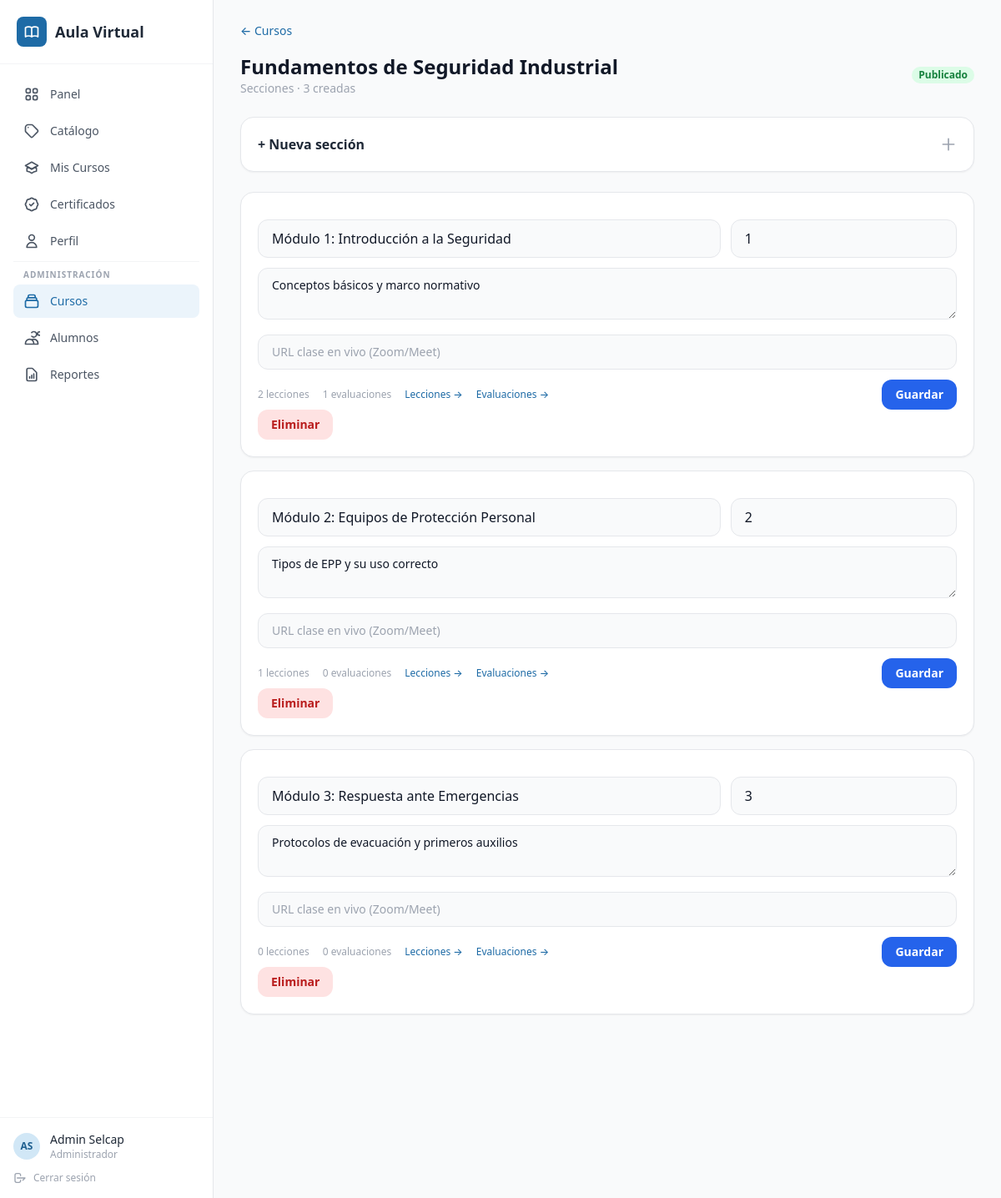
/admin/sections.php?course_id=1 (signed in), run on the app's committed database.
### tables this page shows
CREATE TABLE users (
    id INT AUTO_INCREMENT PRIMARY KEY,
    email VARCHAR(255) NOT NULL UNIQUE,
    password_hash VARCHAR(255) NOT NULL,
    first_name VARCHAR(100) NOT NULL,
    last_name VARCHAR(100) NOT NULL,
    role ENUM('admin','student') DEFAULT 'student',
    is_active TINYINT(1) DEFAULT 1,
    created_at TIMESTAMP DEFAULT CURRENT_TIMESTAMP
);

CREATE TABLE courses (
    id INT AUTO_INCREMENT PRIMARY KEY,
    title VARCHAR(255) NOT NULL,
    description TEXT,
    thumbnail_url VARCHAR(500),
    sku VARCHAR(100) UNIQUE,
    is_sequential TINYINT(1) DEFAULT 0,
    passing_grade INT DEFAULT 70,
    status ENUM('draft','published','archived') DEFAULT 'published',
    created_at TIMESTAMP DEFAULT CURRENT_TIMESTAMP
);

CREATE TABLE sections (
    id INT AUTO_INCREMENT PRIMARY KEY,
    course_id INT NOT NULL,
    title VARCHAR(255) NOT NULL,
    description TEXT,
    live_url VARCHAR(500),
    sort_order INT DEFAULT 0,
    FOREIGN KEY (course_id) REFERENCES courses(id) ON DELETE CASCADE
);

### includes/auth.php (called while the page is built, shortened)
<?php
require_once __DIR__ . '/config.php';
function isLoggedIn(): bool {
    return isset($_SESSION['user_id']);
}
function currentUser(): ?array {
    try {
        $stmt = db()->prepare('SELECT id, email, first_name, last_name, role FROM users WHERE id = ? AND is_active = 1');
        $stmt->execute([$_SESSION['user_id']]);
        return $stmt->fetch() ?: null;
    } catch (PDOException $e) {
        return null;
    }
}

### includes/config.php (called while the page is built, shortened)
<?php
function db(): PDO {
    static $pdo = null;
    if ($pdo === null) {
        $dsn = sprintf('mysql:host=%s;dbname=%s;charset=%s', DB_HOST, DB_NAME, DB_CHARSET);
        $pdo = new PDO($dsn, DB_USER, DB_PASS, [
            PDO::ATTR_ERRMODE => PDO::ERRMODE_EXCEPTION,
            PDO::ATTR_DEFAULT_FETCH_MODE => PDO::FETCH_ASSOC,
            PDO::ATTR_EMULATE_PREPARES => false,
        ]);
    }
    return $pdo;
}

### admin/sections.php (the view, shortened to what this page needs)
<?php
require_once __DIR__ . '/../includes/auth.php';
$pdo = db();
$courseId = (int)($_GET['course_id'] ?? 0);
$courseStmt = $pdo->prepare('SELECT * FROM courses WHERE id=?');
$courseStmt->execute([$courseId]);
$course = $courseStmt->fetch();
$sectionsStmt = $pdo->prepare('SELECT s.*,
    (SELECT COUNT(*) FROM lessons WHERE section_id=s.id) as lesson_count,
    (SELECT COUNT(*) FROM evaluations WHERE section_id=s.id) as eval_count
    FROM sections s WHERE s.course_id=? ORDER BY s.sort_order');
$sectionsStmt->execute([$courseId]);
$sections = $sectionsStmt->fetchAll();
$currentPage = 'cursos';
require __DIR__ . '/../includes/header.php';
?>
<div class="mb-4">
  <a href="<?= BASE_URL ?>/admin/courses.php" class="text-sm text-selcap-600 font-medium hover:underline">← Cursos</a>
</div>
<div class="flex items-center justify-between mb-6">
  <div>
    <h1 class="text-2xl font-extrabold text-gray-900"><?= htmlspecialchars($course['title']) ?></h1>
    <p class="text-sm text-gray-400">Secciones · <?= count($sections) ?> creadas</p>
  </div>
  <span class="inline-flex px-2 py-0.5 rounded-full text-xs font-semibold <?= $course['status']==='published'?'bg-green-100 text-green-700':'bg-amber-100 text-amber-700' ?>">
    <?= $course['status']==='published'?'Publicado':'Borrador' ?>
  </span>
</div>
<details class="bg-white rounded-2xl shadow-sm border border-gray-200 mb-6 group">
  <summary class="p-5 cursor-pointer list-none flex items-center justify-between select-none">
    <h2 class="font-bold text-gray-800">+ Nueva sección</h2>
    <svg class="w-5 h-5 text-gray-400 group-open:rotate-45 transition-transform" fill="none" viewBox="0 0 24 24" stroke="currentColor"><path stroke-linecap="round" stroke-linejoin="round" stroke-width="2" d="M12 4v16m8-8H4"/></svg>
  </summary>
</details>
<div class="space-y-4">
  <?php foreach ($sections as $sec): ?>
    <div class="bg-white rounded-2xl shadow-sm border border-gray-200 p-5">
      <form method="POST" class="space-y-3">
        <div class="grid grid-cols-1 sm:grid-cols-3 gap-3">
          <input type="text" name="title" value="<?= htmlspecialchars($sec['title']) ?>"
                 class="sm:col-span-2 px-4 py-2.5 bg-gray-50 border border-gray-200 rounded-xl text-gray-900 focus:outline-none focus:ring-2 focus:ring-selcap-500 font-medium">
          <input type="number" name="sort_order" value="<?= $sec['sort_order'] ?>"
                 class="px-4 py-2.5 bg-gray-50 border border-gray-200 rounded-xl text-gray-900 focus:outline-none focus:ring-2 focus:ring-selcap-500">
        </div>
        <textarea name="description" rows="2"
                  class="w-full px-4 py-2.5 bg-gray-50 border border-gray-200 rounded-xl text-gray-900 focus:outline-none focus:ring-2 focus:ring-selcap-500 text-sm wysiwyg-sm"><?= htmlspecialchars($sec['description'] ?? '') ?></textarea>
        <input type="text" name="live_url" value="<?= htmlspecialchars($sec['live_url'] ?? '') ?>" placeholder="URL clase en vivo (Zoom/Meet)"
               class="w-full px-4 py-2.5 bg-gray-50 border border-gray-200 rounded-xl text-gray-900 focus:outline-none focus:ring-2 focus:ring-selcap-500 text-sm">
        <div class="flex items-center justify-between">
          <div class="flex items-center gap-4 text-xs text-gray-400">
            <span><?= $sec['lesson_count'] ?> lecciones</span>
            <span><?= $sec['eval_count'] ?> evaluaciones</span>
            <a href="<?= BASE_URL ?>/admin/lessons.php?section_id=<?= $sec['id'] ?>" class="text-selcap-600 font-medium hover:underline">Lecciones →</a>
            <a href="<?= BASE_URL ?>/admin/evaluations.php?course_id=<?= $courseId ?>" class="text-selcap-600 font-medium hover:underline">Evaluaciones →</a>
          </div>
          <div class="flex items-center gap-2">
            <button type="submit" class="bg-blue-600 hover:bg-blue-700 text-white font-semibold px-4 py-2 rounded-xl transition-colors text-sm">Guardar</button>
          </div>
        </div>
      </form>
      <form method="POST" onsubmit="return confirm('¿Eliminar esta sección?')" class="inline mt-2">
        <button type="submit" class="bg-red-100 hover:bg-red-200 text-red-700 font-semibold px-4 py-2 rounded-xl transition-colors text-sm">Eliminar</button>
      </form>
    </div>
  <?php endforeach; ?>
</div>
<?php require __DIR__ . '/../includes/footer.php'; ?>

### includes/header.php (shortened to what this page needs)
<?php
require_once __DIR__ . '/auth.php';
$user = currentUser();
$isAdmin = $user && $user['role'] === 'admin';
$currentPage = $currentPage ?? '';
?>
<!DOCTYPE html>
<html lang="es">
<head>
  <script src="https://cdn.tailwindcss.com"></script>
</head>
<body class="bg-neutral-50 min-h-screen">
<div class="flex min-h-screen">
  <aside class="w-64 bg-white border-r border-neutral-200 hidden lg:flex flex-col shrink-0">
    <div class="p-5 border-b border-neutral-100">
      <a href="<?= BASE_URL ?>/dashboard.php" class="flex items-center gap-2.5 no-underline">
        <div class="w-9 h-9 bg-primary-600 rounded-lg flex items-center justify-center">
        </div>
        <span class="font-bold text-neutral-800 text-lg">Aula Virtual</span>
      </a>
    </div>
    <nav class="flex-1 p-4 space-y-1">
      <a href="<?= BASE_URL ?>/dashboard.php" class="flex items-center gap-3 px-3 py-2.5 rounded-lg text-sm font-medium transition-colors
        <?= $currentPage === 'dashboard' ? 'bg-primary-50 text-primary-600' : 'text-neutral-600 hover:bg-neutral-100' ?>">
        Panel
      </a>
      <a href="<?= BASE_URL ?>/catalogo.php" class="flex items-center gap-3 px-3 py-2.5 rounded-lg text-sm font-medium transition-colors
        <?= $currentPage === 'catalogo' ? 'bg-primary-50 text-primary-600' : 'text-neutral-600 hover:bg-neutral-100' ?>">
        <svg class="w-5 h-5" fill="none" viewBox="0 0 24 24" stroke="currentColor"><path stroke-linecap="round" stroke-linejoin="round" stroke-width="2" d="M7 7h.01M7 3h5c.512 0 1.024.195 1.414.586l7 7a2 2 0 010 2.828l-7 7a2 2 0 01-2.828 0l-7-7A1.994 1.994 0 013 12V7a4 4 0 014-4z"/></svg>
        Catálogo
      </a>
      <a href="<?= BASE_URL ?>/mis-cursos.php" class="flex items-center gap-3 px-3 py-2.5 rounded-lg text-sm font-medium transition-colors
        <?= $currentPage === 'mis-cursos' ? 'bg-primary-50 text-primary-600' : 'text-neutral-600 hover:bg-neutral-100' ?>">
        Mis Cursos
      </a>
      <a href="<?= BASE_URL ?>/certificados.php" class="flex items-center gap-3 px-3 py-2.5 rounded-lg text-sm font-medium transition-colors
        <?= $currentPage === 'certificados' ? 'bg-primary-50 text-primary-600' : 'text-neutral-600 hover:bg-neutral-100' ?>">
        Certificados
      </a>
      <a href="<?= BASE_URL ?>/perfil.php" class="flex items-center gap-3 px-3 py-2.5 rounded-lg text-sm font-medium transition-colors
        <?= $currentPage === 'perfil' ? 'bg-primary-50 text-primary-600' : 'text-neutral-600 hover:bg-neutral-100' ?>">
        <svg class="w-5 h-5" fill="none" viewBox="0 0 24 24" stroke="currentColor"><path stroke-linecap="round" stroke-linejoin="round" stroke-width="2" d="M16 7a4 4 0 11-8 0 4 4 0 018 0zM12 14a7 7 0 00-7 7h14a7 7 0 00-7-7z"/></svg>
        Perfil
      </a>
      <?php if ($isAdmin): ?>
      <div class="border-t border-neutral-100 my-2 pt-2">
        <p class="px-3 text-[10px] text-neutral-400 mb-1 uppercase tracking-widest font-semibold">Administración</p>
      </div>
      <a href="<?= BASE_URL ?>/admin/courses.php" class="flex items-center gap-3 px-3 py-2.5 rounded-lg text-sm font-medium transition-colors
        <?= $currentPage === 'cursos' ? 'bg-primary-50 text-primary-600' : 'text-neutral-600 hover:bg-neutral-100' ?>">
        <svg class="w-5 h-5" fill="none" viewBox="0 0 24 24" stroke="currentColor"><path stroke-linecap="round" stroke-linejoin="round" stroke-width="2" d="M19 11H5m14 0a2 2 0 012 2v6a2 2 0 01-2 2H5a2 2 0 01-2-2v-6a2 2 0 012-2m14 0V9a2 2 0 00-2-2M5 11V9a2 2 0 012-2m0 0V5a2 2 0 012-2h6a2 2 0 012 2v2M7 7h10"/></svg>
        Cursos
      </a>
      <a href="<?= BASE_URL ?>/admin/alumnos.php" class="flex items-center gap-3 px-3 py-2.5 rounded-lg text-sm font-medium transition-colors
        <?= $currentPage === 'alumnos' ? 'bg-primary-50 text-primary-600' : 'text-neutral-600 hover:bg-neutral-100' ?>">
        <svg class="w-5 h-5" fill="none" viewBox="0 0 24 24" stroke="currentColor"><path stroke-linecap="round" stroke-linejoin="round" stroke-width="2" d="M12 4.354a4 4 0 110 5.292M15 21H3v-1a6 6 0 0112 0v1zm0 0h6v-1a6 6 0 00-9-5.197m13.5-9a2.5 2.5 0 11-5 0 2.5 2.5 0 015 0z"/></svg>
        Alumnos
      </a>
      <a href="<?= BASE_URL ?>/admin/reportes.php" class="flex items-center gap-3 px-3 py-2.5 rounded-lg text-sm font-medium transition-colors
        <?= $currentPage === 'reportes' ? 'bg-primary-50 text-primary-600' : 'text-neutral-600 hover:bg-neutral-100' ?>">
        <svg class="w-5 h-5" fill="none" viewBox="0 0 24 24" stroke="currentColor"><path stroke-linecap="round" stroke-linejoin="round" stroke-width="2" d="M9 17v-2m3 2v-4m3 4v-6m2 10H7a2 2 0 01-2-2V5a2 2 0 012-2h5.586a1 1 0 01.707.293l5.414 5.414a1 1 0 01.293.707V19a2 2 0 01-2 2z"/></svg>
        Reportes
      </a>
      <?php endif; ?>
    </nav>
    <div class="p-4 border-t border-neutral-100">
      <div class="flex items-center gap-3 mb-3">
        <div class="w-8 h-8 rounded-full bg-primary-100 flex items-center justify-center text-primary-700 font-bold text-xs">
          <?= strtoupper(substr($user['first_name'] ?? 'U', 0, 1) . substr($user['last_name'] ?? '', 0, 1)) ?>
        </div>
        <div class="min-w-0">
          <p class="text-sm font-medium text-neutral-800 truncate"><?= htmlspecialchars(($user['first_name'] ?? '') . ' ' . ($user['last_name'] ?? '')) ?></p>
          <p class="text-xs text-neutral-400"><?= $isAdmin ? 'Administrador' : 'Estudiante' ?></p>
        </div>
      </div>
      <a href="<?= BASE_URL ?>/logout.php" class="flex items-center gap-2 text-xs text-neutral-400 hover:text-red-500 transition-colors">
        <svg class="w-4 h-4" fill="none" viewBox="0 0 24 24" stroke="currentColor"><path stroke-linecap="round" stroke-linejoin="round" stroke-width="2" d="M17 16l4-4m0 0l-4 4m4-4H7m6 4v1a3 3 0 01-3 3H6a3 3 0 01-3-3V7a3 3 0 013-3h4a3 3 0 013 3v1"/></svg>
        Cerrar sesión
      </a>
    </div>
  </aside>
  <div class="flex-1 lg:ml-0 mt-14 lg:mt-0">
    <main class="max-w-5xl mx-auto px-4 lg:px-8 py-6">

### includes/footer.php (shortened to what this page needs)
</main>
  </div>
</div>
</body>
</html>

### includes/header.php (style rules this page uses)
body { font-family: system-ui, -apple-system, sans-serif; }

### data on the page
users: first_name+last_name "AS", first_name+last_name "Admin Selcap"
courses: title "Fundamentos de Seguridad Industrial"
sections: title "Módulo 1: Introducción a la Seguridad", sort_order "1", description "Conceptos básicos y marco normativo", lesson_count "2", eval_count "1"
sections: title "Módulo 2: Equipos de Protección Personal", sort_order "2", description "Tipos de EPP y su uso correcto", lesson_count "1", eval_count "0"
sections: title "Módulo 3: Respuesta ante Emergencias", sort_order "3", description "Protocolos de evacuación y primeros auxilios", lesson_count "0", eval_count "0"

### other printed values
count($sections) "3"
